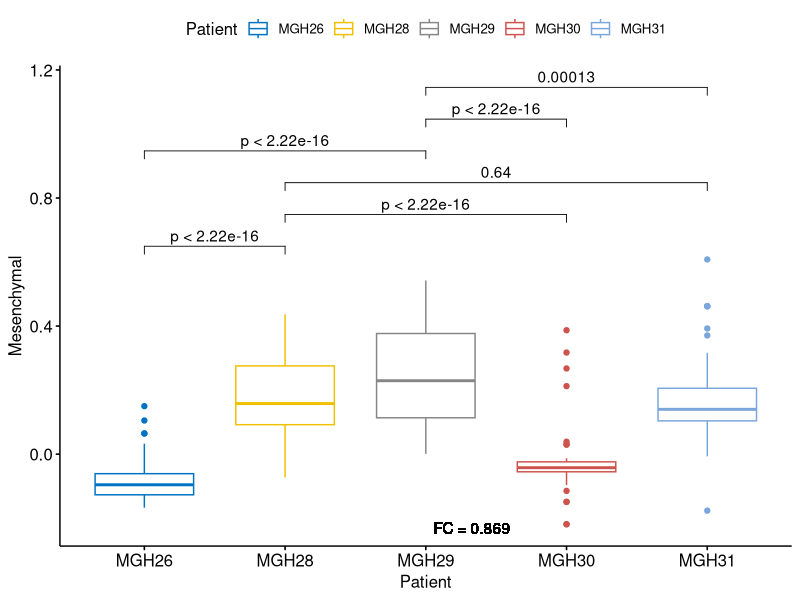
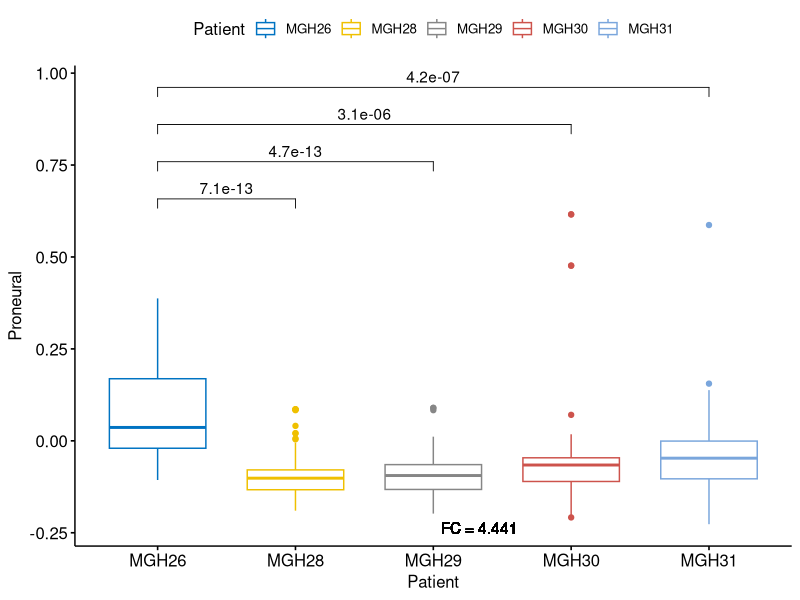
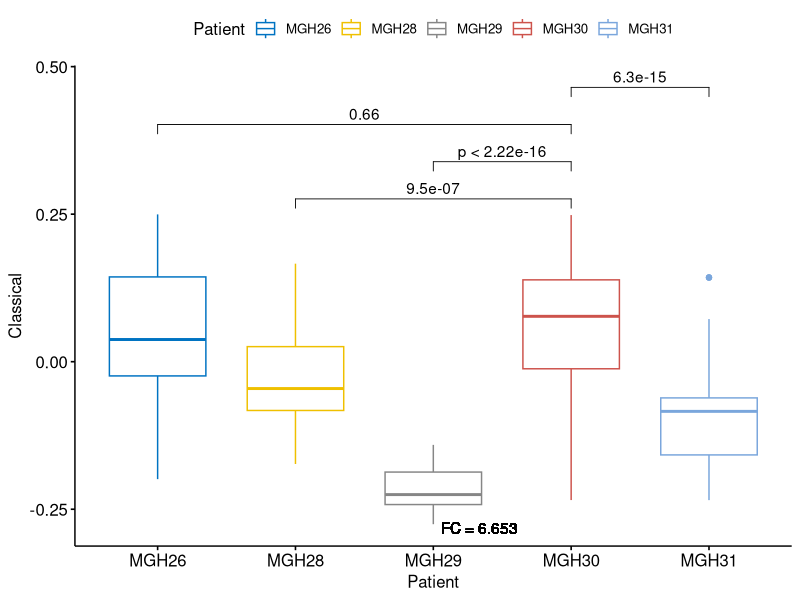
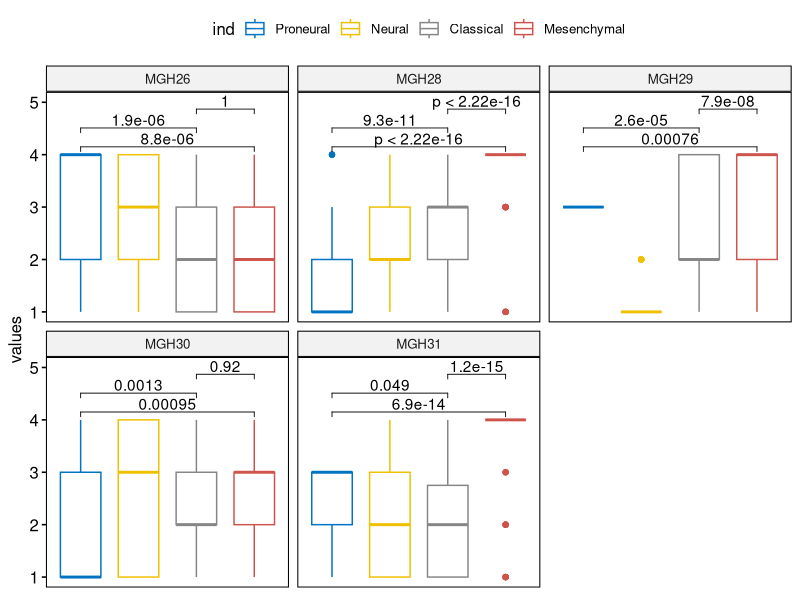
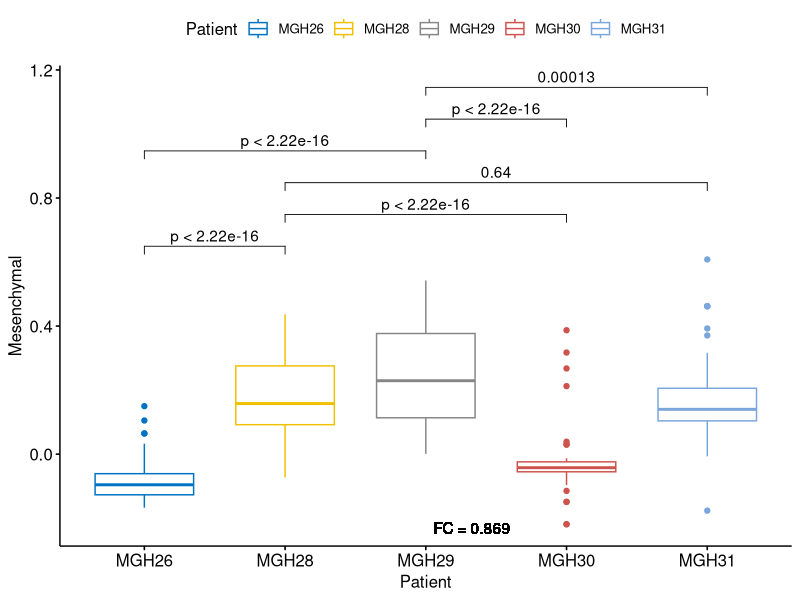
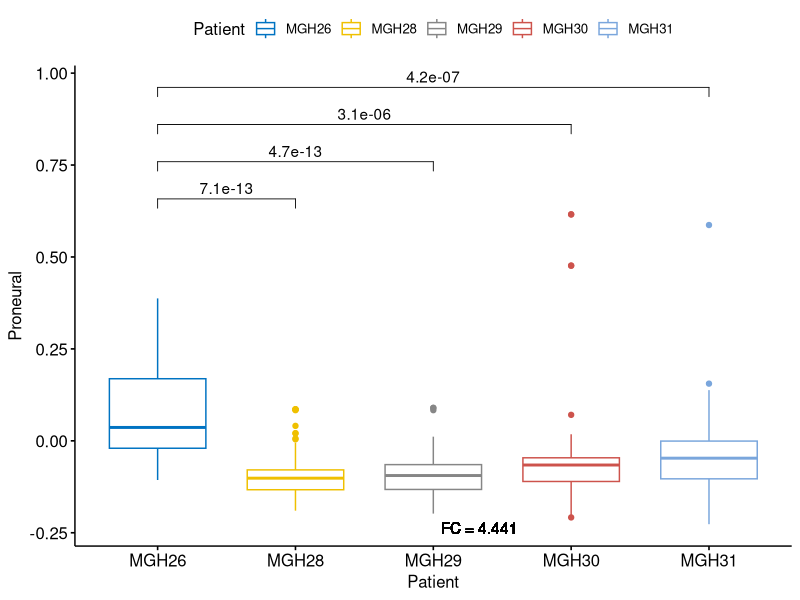
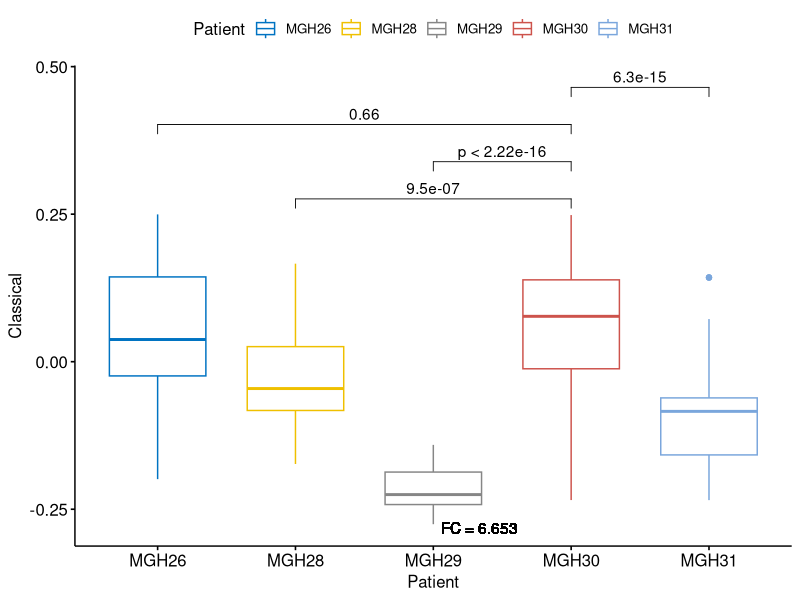
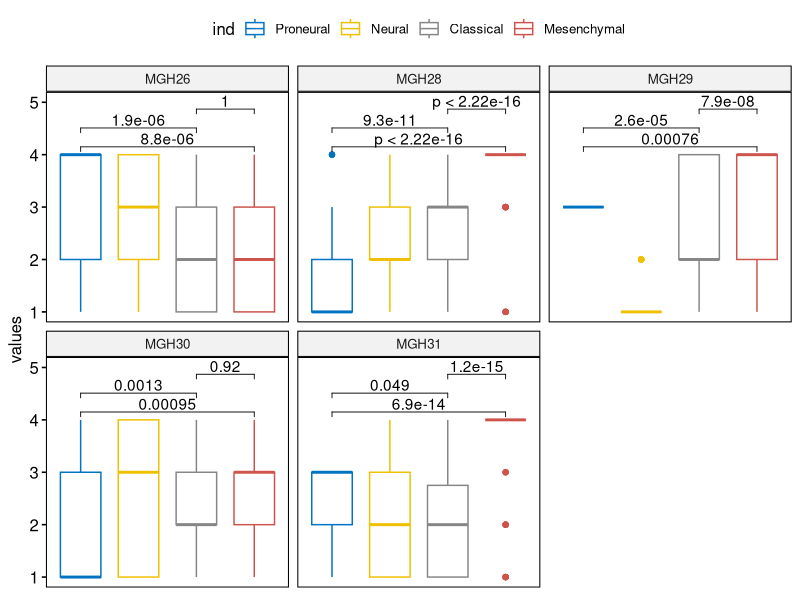

Write R code to recreate these figures, in order.
## ---- chunk 1
library("ggplot2")
library("ggpubr")
library("tidyverse")
# load prediction results
GBM_prediction <- read.csv('Prediction.csv', row.names=1)
## ---- chunk 2
GBM_summary <- data.frame(GBM_prediction %>% group_by(Patient) %>% summarize_at(vars(Mesenchymal), 
                                                          list(Mesenchymal.Mean=mean)))
Mesenchymal <- GBM_summary$Mesenchymal.Mean[2] + GBM_summary$Mesenchymal.Mean[3]
Others <- GBM_summary$Mesenchymal.Mean[1] + GBM_summary$Mesenchymal.Mean[4] + GBM_summary$Mesenchymal.Mean[5]
Mesenchymal_fold_change <- (Mesenchymal - Others) / abs(Mesenchymal)

my_comparisons <- list(c("MGH28", "MGH26"), c("MGH28", "MGH30"), c("MGH28", "MGH31"),
                       c("MGH29", "MGH26"), c("MGH29", "MGH30"), c("MGH29", "MGH31"))
p <- ggboxplot(GBM_prediction, x='Patient', y='Mesenchymal', color='Patient', palette = "jco")
p + stat_compare_means(comparisons=my_comparisons, method='t.test') + 
  geom_text(
  mapp = aes(x = 3, y = -Inf, label = paste0('FC = ', round(Mesenchymal_fold_change, digits=3))),
  hjust   = -0.1,
  vjust   = -1
)
ggsave("Mesenchymal_box.png")
## ---- chunk 3
GBM_summary <- data.frame(GBM_prediction %>% group_by(Patient) %>% summarize_at(vars(Proneural), 
                                                          list(Proneural.Mean=mean)))
Others <- sum(GBM_summary$Proneural.Mean[2:5])
Proneural_fold_change <- (GBM_summary$Proneural.Mean[1] - Others) / abs(GBM_summary$Proneural.Mean[1])

my_comparisons <- list(c("MGH26", "MGH28"), c("MGH26", "MGH29"), c("MGH26", "MGH30"), c("MGH26", "MGH31"))
p <- ggboxplot(GBM_prediction, x='Patient', y='Proneural', color='Patient', palette = "jco")
p + stat_compare_means(comparisons=my_comparisons, method='t.test') + 
  geom_text(
  mapp = aes(x = 3, y = -Inf, label = paste0('FC = ', round(Proneural_fold_change, digits=3))),
  hjust   = -0.1,
  vjust   = -1
)
ggsave("Proneural_box.png")
## ---- chunk 4
GBM_summary <- data.frame(GBM_prediction %>% group_by(Patient) %>% summarize_at(vars(Classical), 
                                                          list(Classical.Mean=mean)))
Others <- sum(GBM_summary$Classical.Mean) - GBM_summary$Classical.Mean[4]
Classical_fold_change <- (GBM_summary$Classical.Mean[4] - Others) / abs(GBM_summary$Classical.Mean[4])

my_comparisons <- list(c("MGH30", "MGH28"), c("MGH30", "MGH29"), c("MGH30", "MGH26"), c("MGH30", "MGH31"))
p <- ggboxplot(GBM_prediction, x='Patient', y='Classical', color='Patient', palette = "jco")
p + stat_compare_means(comparisons=my_comparisons, method='t.test')+ 
  geom_text(
  mapp = aes(x = 3, y = -Inf, label = paste0('FC = ', round(Classical_fold_change, digits=3))),
  hjust   = -0.1,
  vjust   = -1
)
ggsave("Classical_box.png")
## ---- chunk 5
GBM_rank <- GBM_prediction
GBM_rank[, c(3, 4, 5, 6)] <- t(apply(GBM_prediction[, c(3, 4, 5, 6)], 1, order))
GBM_rank <- cbind(GBM_rank[7], stack(GBM_rank[3:6]))
## ---- chunk 6
p <- ggboxplot(GBM_rank, x='ind', y='values', color='ind', palette = "jco",
                facet.by='Patient', ylim=c(1, 5), x.axis=FALSE) +
  theme(axis.title.x=element_blank(),
        axis.text.x=element_blank(),
        axis.ticks.x=element_blank())
my_comparisons <- list(c("Proneural", "Mesenchymal"), c("Proneural", "Classical"), c("Classical", "Mesenchymal"))
p + stat_compare_means(comparisons=my_comparisons, method='t.test')
ggsave("All_ranks.png")
